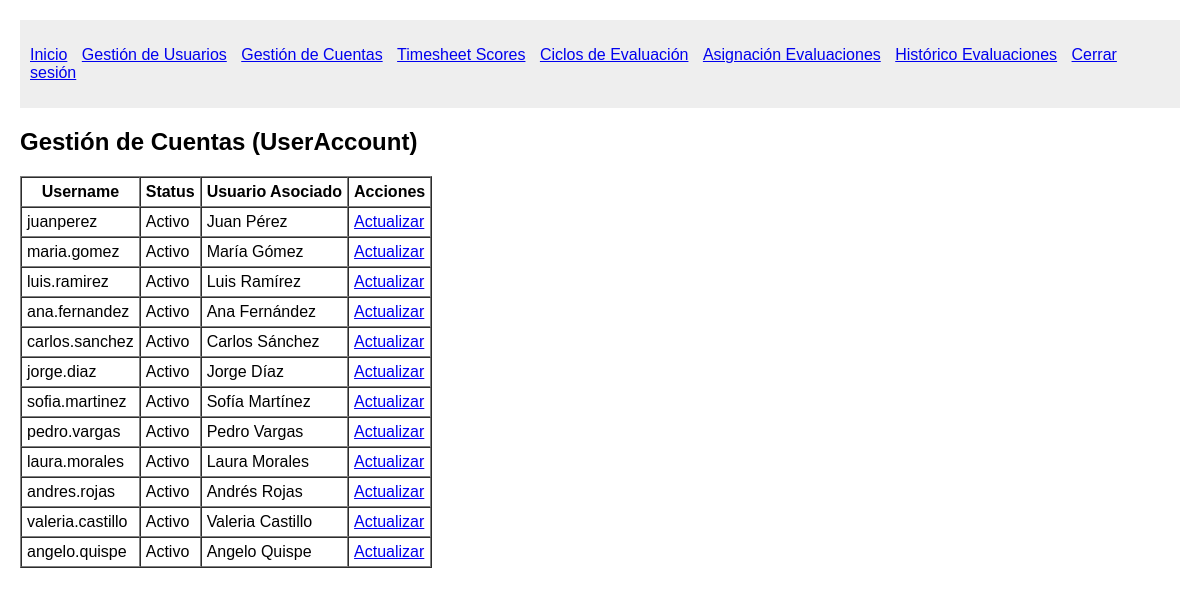
The app's page /accounts/ (signed in), older data.
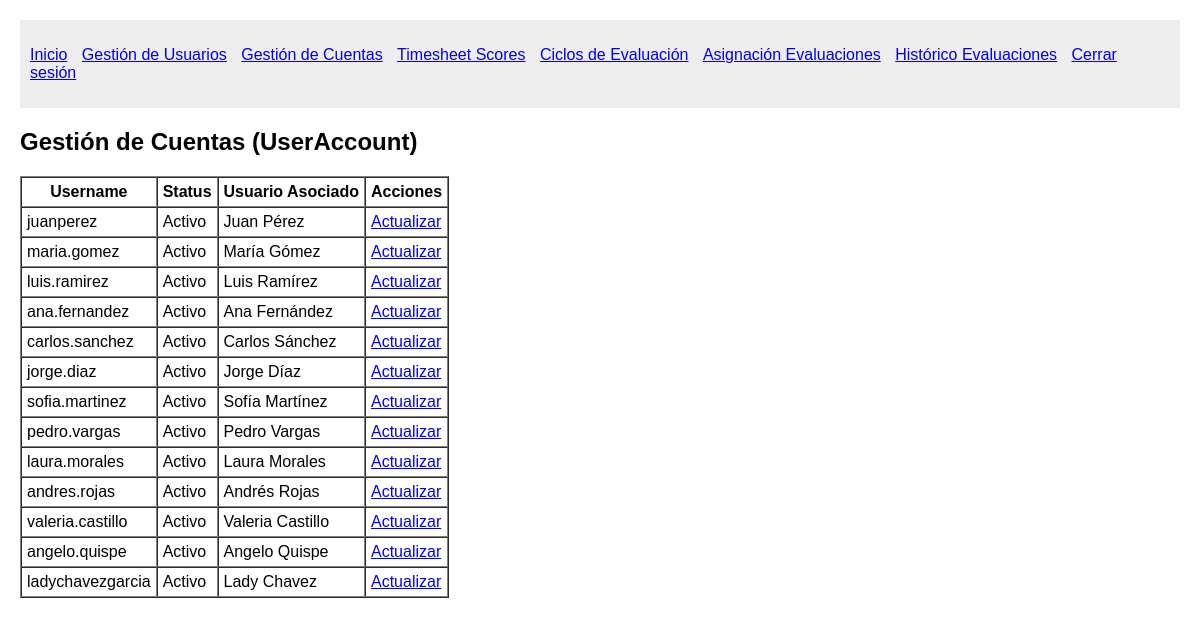
The same page, newer data.
### System/models.py (models this page shows)
class UserAccount(models.Model):
    username = models.CharField(max_length=50, unique=True)
    password = models.CharField(max_length=128)  # Esto luego lo encriptaremos
    usuario = models.OneToOneField(Usuario, on_delete=models.CASCADE)
    status = models.CharField(max_length=20)

class Usuario(models.Model):
    first_name = models.CharField(max_length=50)
    middle_name = models.CharField(max_length=50, blank=True, null=True)
    last_name = models.CharField(max_length=50)
    second_last_name = models.CharField(max_length=50, blank=True, null=True)
    user_type = models.CharField(max_length=50)
    position = models.ForeignKey(Position, on_delete=models.PROTECT)

### System/views.py (the view)
# urls.py: path('accounts/', views.list_accounts, name='list_accounts'),
@login_required
def list_accounts(request):
    accounts = UserAccount.objects.all()
    return render(request, 'System/manage_accounts.html', {'accounts': accounts})

### System/views.py (called while the page is built)
def login_required(view_func):
    @wraps(view_func)
    def wrapped_view(request, *args, **kwargs):
        if not request.session.get('user_id'):
            return redirect('login')
        return view_func(request, *args, **kwargs)
    return wrapped_view

### System/templates/System/manage_accounts.html (shortened to what this page needs)
{% extends 'System/base.html' %}
{% load static %}
{% block content %}
    <h2>Gestión de Cuentas (UserAccount)</h2>
    <table border="1" cellspacing="0" cellpadding="5">
        <thead>
            <tr>
                <th>Username</th>
                <th>Status</th>
                <th>Usuario Asociado</th>
                <th>Acciones</th>
            </tr>
        </thead>
        <tbody>
            {% for account in accounts %}
                <tr>
                    <td>{{ account.username }}</td>
                    <td>{{ account.status }}</td>
                    <td>{{ account.usuario.first_name }} {{ account.usuario.last_name }}</td>
                    <td>
                        <a href="{% url 'update_account' account.id %}">Actualizar</a>
                    </td>
                </tr>
            {% empty %}
                <tr>
                    <td colspan="4">No existen cuentas registradas.</td>
                </tr>
            {% endfor %}
        </tbody>
    </table>
{% endblock %}

Row changes from the older to the newer data that the page shows:
added UserAccount: username "ladychavezgarcia", status "Activo", usuario.first_name "Lady", usuario.last_name "Chavez"
